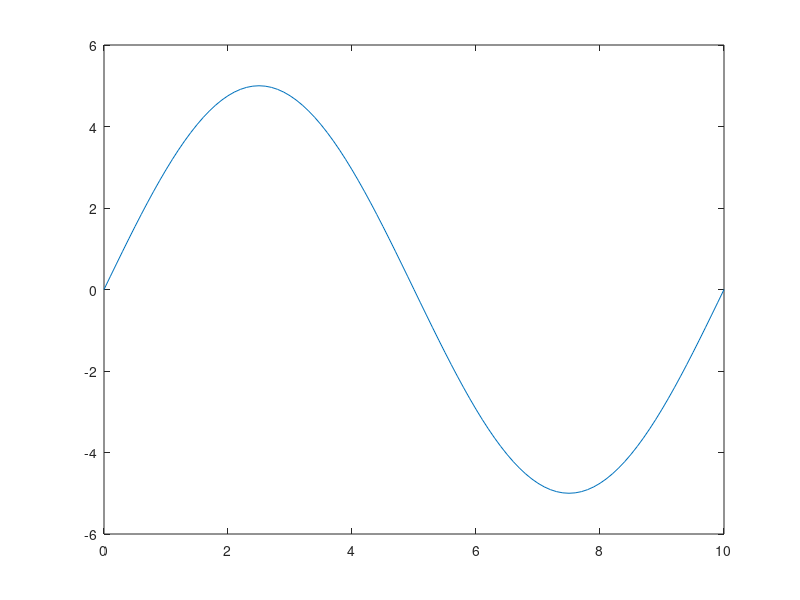

Reproduce this figure in MATLAB.
t=0:0.1:10; %time is taken from 0 to 10s with 0.01s interval
f=0.1; %5 cycles in one second
w=2*pi*f; %w is frequency in radians per second
A=5.0; %Amplitude of the sine wave
y=A*sin(w*t) %MATLAB sine function
plot(t,y);